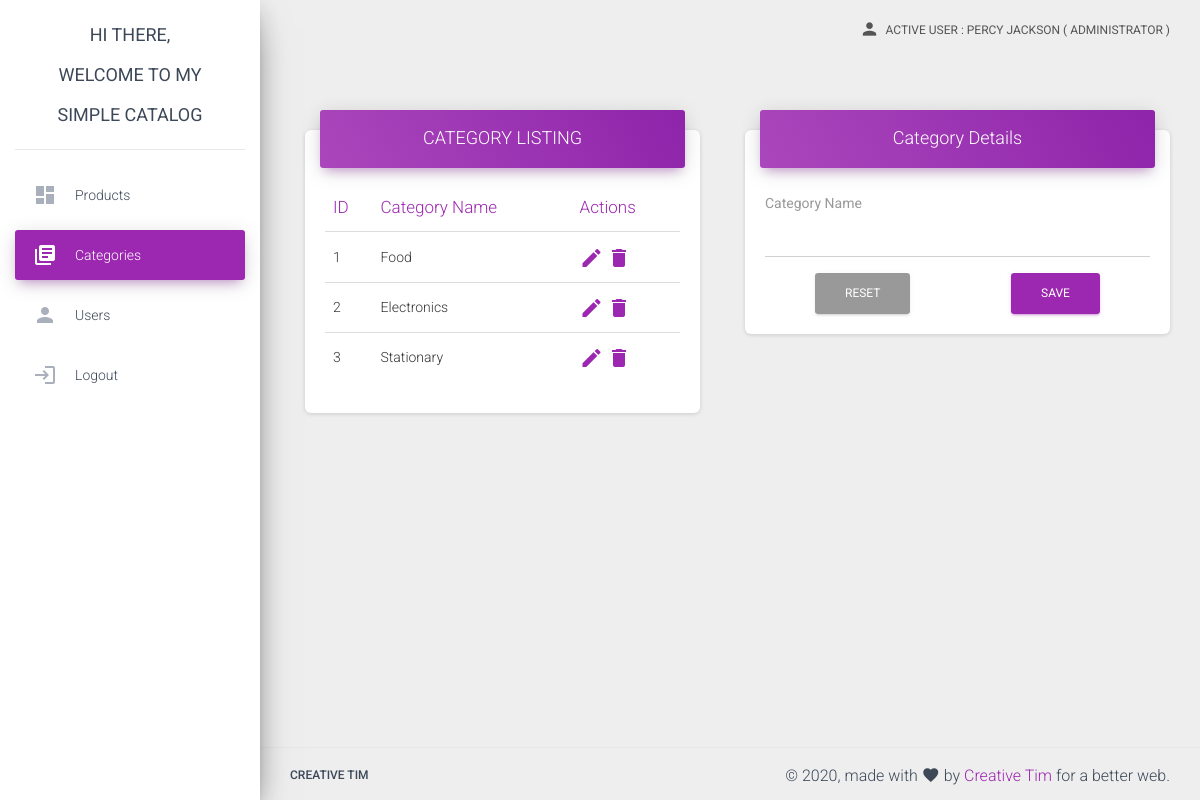
The page /categories.php (signed in) on the database its author committed.
### tables this page shows
CREATE TABLE `tbl_categories` (
  `category_id` int(10) NOT NULL,
  `category` varchar(100) NOT NULL
);

### components/tbl_categories.php (the view)
<div class="col-md-12">
  <div class="card">
    <div class="card-header card-header-primary">
      <h4 class="card-title text-center" style="text-transform: uppercase;">
        Category Listing
      </h4>
      </div>
      <div class="card-body">
      <div class="table-responsive">
        <table class="table">
            <thead class=" text-primary">
              <th>
                ID
              </th>
              <th>
                Category Name
              </th>
              <th>
                Actions
              </th>
            </thead>
            <tbody>
              <?php
              require_once('./php/dbcon.php');
                $query="
                  SELECT * FROM tbl_categories
                ";
                $result = mysqli_query($link,$query) or die(mysqli_error());
                while($row=mysqli_fetch_array($result)){
                   $category_id = $row['category_id'];
                   $category = $row['category'];
                ?>
                <tr>
                      <td>
                        <?php echo $category_id; ?>
                      </td>
                      <td>
                        <?php echo $category; ?>
                      </td>
                      <td>
                             <a href="">
                              <i class="material-icons">edit</i>
                            </a>
                             <a href="">
                              <i class="material-icons">delete</i>
                            </a>
                      </td>
                  </tr>
              <?php
                }
              ?>
            </tbody>
          </table>
      </div>
    </div>
  </div>
</div>

### rows shown on the page
tbl_categories: category_id "1", category "Food"
tbl_categories: category_id "2", category "Electronics"
tbl_categories: category_id "3", category "Stationary"

### other values the page prints
$_SESSION['fullname'] "PERCY JACKSON"
